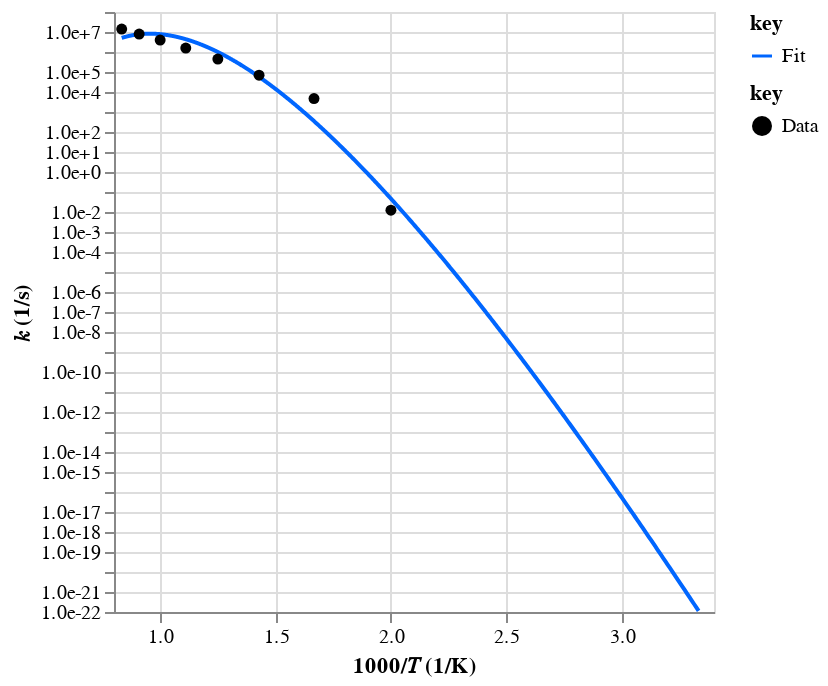
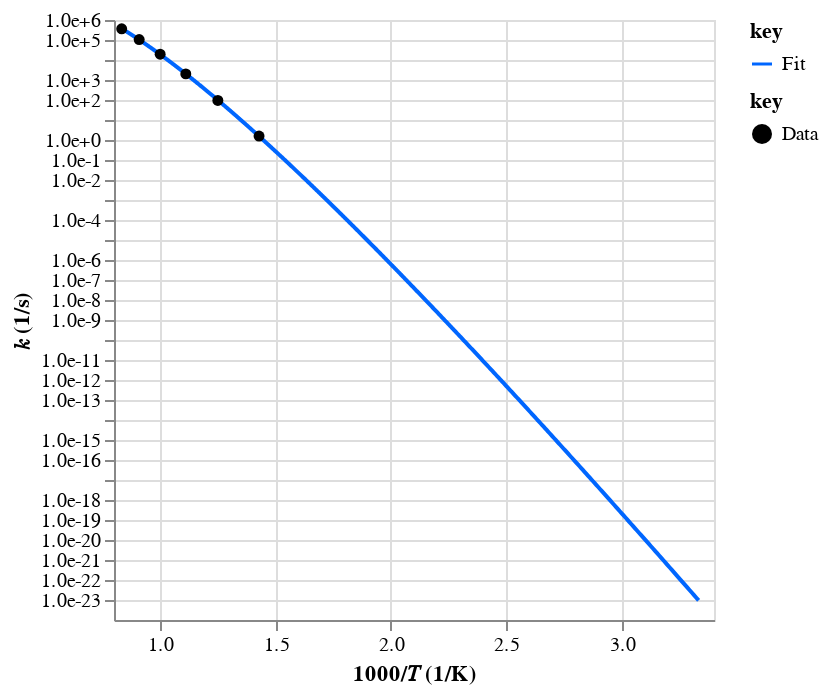
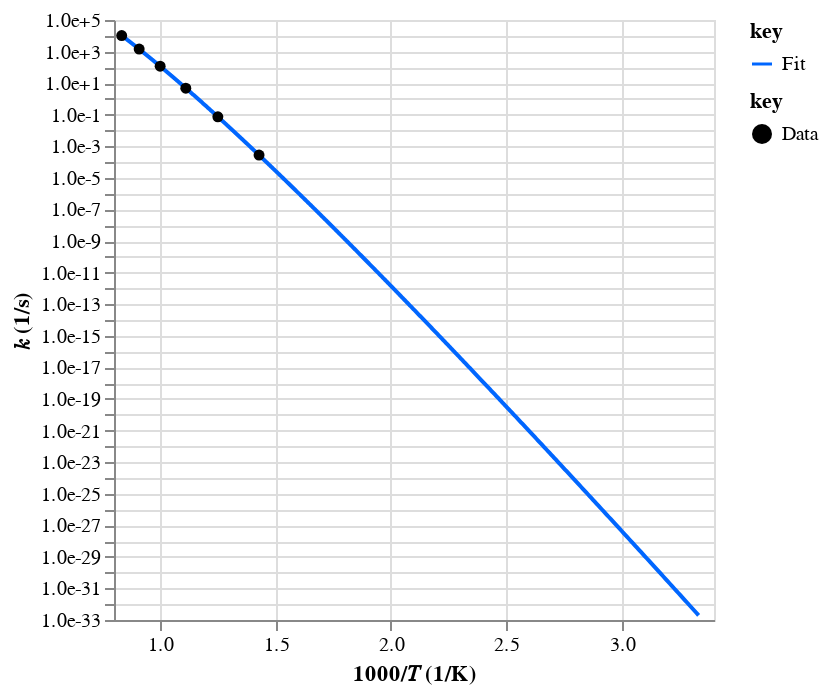

Here is the notebook cell these charts were saved with, in order:
### Code cell
print("Well-skipping rates:")
for rate_key in mess.surf.rate_keys(surf_out, direct=False):
    print(rate_key)
    rate = surf_out.rates[rate_key]
    rate_fit = surf_out.rate_fits[rate_key]
    display(
        ac.rate.data.display([rate, rate_fit], T_range=T_range, label=["Data", "Fit"])
    )

    branch_frac_arr = branch_frac_dct[rate_key]
    branch_frac = np.nanmedian(branch_frac_arr)
    print(f"Median branching fraction: {branch_frac}")
    print(branch_frac_arr)
    print()

### Figure 1 — Vega-Lite specification as saved in the notebook (floating-point values rounded to 4 significant figures; data arrays with more than 128 entries replaced by an {"elided": "..."} marker saying what was removed)
{"config": {"view": {"continuousWidth": 300, "continuousHeight": 300}}, "layer": [{"data": {"name": "data-28232f62a90ca57ba161515ea84bacb0"}, "mark": {"type": "line"}, "encoding": {"color": {"field": "key", "scale": {"domain": ["Fit"], "range": ["#0066ff"]}, "type": "nominal"}, "x": {"field": "x", "scale": {"zero": false}, "title": "1000/𝑇 (1/K)", "type": "quantitative"}, "y": {"axis": {"format": ".1e", "values": [1e-22, 1e-21, 1e-20, 1e-19, 1e-18, 1e-17, 1e-16, 1e-15, 1e-14, 1e-13, 1e-12, 1e-11, 1e-10, 1e-09, 1e-08, 1e-07, 1e-06, 1e-05, 0.0001, 0.001, 0.01, 0.1, 1, 10, 100, 1000, 10000, 100000, 1000000, 10000000, 100000000]}, "field": "value", "scale": {"type": "log"}, "title": "𝑘 (1/s)", "type": "quantitative"}}, "transform": [{"fold": ["Fit"]}]}, {"data": {"name": "data-6736a458539c3efc347093d33ac1a20e"}, "mark": {"type": "point", "filled": true, "opacity": 1}, "encoding": {"color": {"field": "key", "scale": {"domain": ["Data"], "range": ["#000000"]}, "type": "nominal"}, "x": {"field": "x", "scale": {"zero": false}, "title": "1000/𝑇 (1/K)", "type": "quantitative"}, "y": {"axis": {"format": ".1e", "values": [0.01, 0.1, 1, 10, 100, 1000, 10000, 100000, 1000000, 10000000, 100000000]}, "field": "value", "scale": {"type": "log"}, "title": "𝑘 (1/s)", "type": "quantitative"}}, "transform": [{"fold": ["Data"]}]}], "resolve": {"scale": {"color": "independent"}}, "$schema": "https://vega.github.io/schema/vega-lite/v5.20.1.json", "datasets": {"data-28232f62a90ca57ba161515ea84bacb0": {"elided": "1000 records"}, "data-6736a458539c3efc347093d33ac1a20e": [{"x": 3.333, "Data": null}, {"x": 2.5, "Data": null}, {"x": 2.0, "Data": 0.0123}, {"x": 1.667, "Data": 4700.0}, {"x": 1.429, "Data": 69500.0}, {"x": 1.25, "Data": 442000.0}, {"x": 1.111, "Data": 1580000.0}, {"x": 1.0, "Data": 3940000.0}, {"x": 0.9091, "Data": 7910000.0}, {"x": 0.8333, "Data": 14000000.0}]}}

### Figure 2 — Vega-Lite specification as saved in the notebook (floating-point values rounded to 4 significant figures; data arrays with more than 128 entries replaced by an {"elided": "..."} marker saying what was removed)
{"config": {"view": {"continuousWidth": 300, "continuousHeight": 300}}, "layer": [{"data": {"name": "data-e5593dea967486fc3755e9ea93f3bed4"}, "mark": {"type": "line"}, "encoding": {"color": {"field": "key", "scale": {"domain": ["Fit"], "range": ["#0066ff"]}, "type": "nominal"}, "x": {"field": "x", "scale": {"zero": false}, "title": "1000/𝑇 (1/K)", "type": "quantitative"}, "y": {"axis": {"format": ".1e", "values": [1e-23, 1e-22, 1e-21, 1e-20, 1e-19, 1e-18, 1e-17, 1e-16, 1e-15, 1e-14, 1e-13, 1e-12, 1e-11, 1e-10, 1e-09, 1e-08, 1e-07, 1e-06, 1e-05, 0.0001, 0.001, 0.01, 0.1, 1, 10, 100, 1000, 10000, 100000, 1000000, 10000000]}, "field": "value", "scale": {"type": "log"}, "title": "𝑘 (1/s)", "type": "quantitative"}}, "transform": [{"fold": ["Fit"]}]}, {"data": {"name": "data-d8b1d337683437bd9af9184f063d8790"}, "mark": {"type": "point", "filled": true, "opacity": 1}, "encoding": {"color": {"field": "key", "scale": {"domain": ["Data"], "range": ["#000000"]}, "type": "nominal"}, "x": {"field": "x", "scale": {"zero": false}, "title": "1000/𝑇 (1/K)", "type": "quantitative"}, "y": {"axis": {"format": ".1e", "values": [1, 10, 100, 1000, 10000, 100000, 1000000, 10000000]}, "field": "value", "scale": {"type": "log"}, "title": "𝑘 (1/s)", "type": "quantitative"}}, "transform": [{"fold": ["Data"]}]}], "resolve": {"scale": {"color": "independent"}}, "$schema": "https://vega.github.io/schema/vega-lite/v5.20.1.json", "datasets": {"data-e5593dea967486fc3755e9ea93f3bed4": {"elided": "1000 records"}, "data-d8b1d337683437bd9af9184f063d8790": [{"x": 3.333, "Data": null}, {"x": 2.5, "Data": null}, {"x": 2.0, "Data": null}, {"x": 1.667, "Data": null}, {"x": 1.429, "Data": 1.57}, {"x": 1.25, "Data": 94.7}, {"x": 1.111, "Data": 2020.0}, {"x": 1.0, "Data": 19500.0}, {"x": 0.9091, "Data": 105000.0}, {"x": 0.8333, "Data": 365000.0}]}}

### Figure 3 — Vega-Lite specification as saved in the notebook (floating-point values rounded to 4 significant figures; data arrays with more than 128 entries replaced by an {"elided": "..."} marker saying what was removed)
{"config": {"view": {"continuousWidth": 300, "continuousHeight": 300}}, "layer": [{"data": {"name": "data-eedd101989349ceb74f718befd832581"}, "mark": {"type": "line"}, "encoding": {"color": {"field": "key", "scale": {"domain": ["Fit"], "range": ["#0066ff"]}, "type": "nominal"}, "x": {"field": "x", "scale": {"zero": false}, "title": "1000/𝑇 (1/K)", "type": "quantitative"}, "y": {"axis": {"format": ".1e", "values": [1e-33, 1e-32, 1e-31, 1e-30, 1e-29, 1e-28, 1e-27, 1e-26, 1e-25, 1e-24, 1e-23, 1e-22, 1e-21, 1e-20, 1e-19, 1e-18, 1e-17, 1e-16, 1e-15, 1e-14, 1e-13, 1e-12, 1e-11, 1e-10, 1e-09, 1e-08, 1e-07, 1e-06, 1e-05, 0.0001, 0.001, 0.01, 0.1, 1, 10, 100, 1000, 10000, 100000]}, "field": "value", "scale": {"type": "log"}, "title": "𝑘 (1/s)", "type": "quantitative"}}, "transform": [{"fold": ["Fit"]}]}, {"data": {"name": "data-e9c2f7535002ddac5637305a91686ddf"}, "mark": {"type": "point", "filled": true, "opacity": 1}, "encoding": {"color": {"field": "key", "scale": {"domain": ["Data"], "range": ["#000000"]}, "type": "nominal"}, "x": {"field": "x", "scale": {"zero": false}, "title": "1000/𝑇 (1/K)", "type": "quantitative"}, "y": {"axis": {"format": ".1e", "values": [0.0001, 0.001, 0.01, 0.1, 1, 10, 100, 1000, 10000, 100000]}, "field": "value", "scale": {"type": "log"}, "title": "𝑘 (1/s)", "type": "quantitative"}}, "transform": [{"fold": ["Data"]}]}], "resolve": {"scale": {"color": "independent"}}, "$schema": "https://vega.github.io/schema/vega-lite/v5.20.1.json", "datasets": {"data-eedd101989349ceb74f718befd832581": {"elided": "1000 records"}, "data-e9c2f7535002ddac5637305a91686ddf": [{"x": 3.333, "Data": null}, {"x": 2.5, "Data": null}, {"x": 2.0, "Data": null}, {"x": 1.667, "Data": null}, {"x": 1.429, "Data": 0.000279}, {"x": 1.25, "Data": 0.0735}, {"x": 1.111, "Data": 4.83}, {"x": 1.0, "Data": 119.0}, {"x": 0.9091, "Data": 1440.0}, {"x": 0.8333, "Data": 10300.0}]}}
